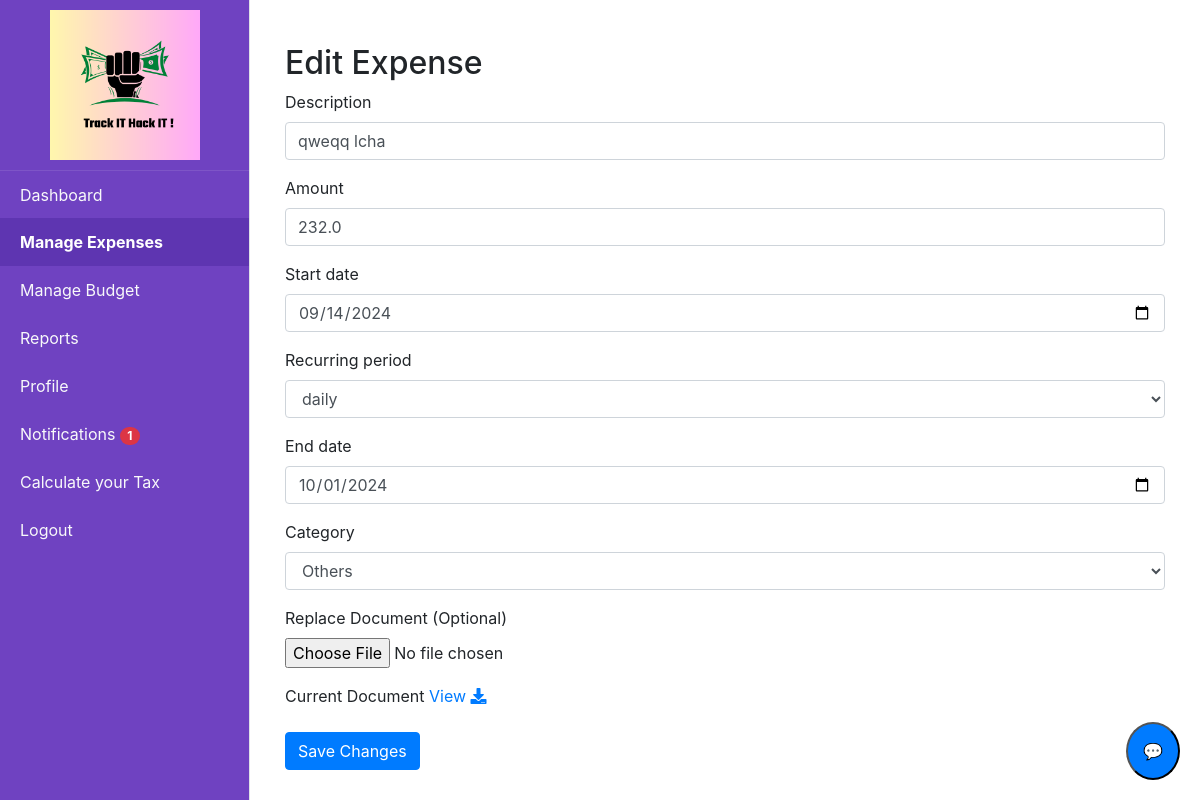
Screenshot of /edit_recurring_expense/1 (signed in) with the database file from the repository.
### tables this page shows
CREATE TABLE recurring_expenses (id INTEGER PRIMARY KEY AUTOINCREMENT, user_id INTEGER NOT NULL, description TEXT NOT NULL, amount REAL NOT NULL, start_date DATE NOT NULL, period TEXT NOT NULL, category_id INTEGER NOT NULL REFERENCES category (id), next_due_date DATE NOT NULL, end_date DATE, document TEXT, FOREIGN KEY (user_id) REFERENCES users (id));

CREATE TABLE choices (id INTEGER PRIMARY KEY AUTOINCREMENT, choice TEXT);

CREATE TABLE category (id INTEGER PRIMARY KEY AUTOINCREMENT, name TEXT NOT NULL, is_income INTEGER DEFAULT (0));

### app.py (the view, shortened to what this page needs)
@app.route('/edit_recurring_expense/<int:expense_id>', methods=['GET', 'POST'])
@login_required
def edit_recurring_expense(expense_id):
    expense = query_db('SELECT * FROM recurring_expenses WHERE id = ? AND user_id = ?', [expense_id, current_user.id], one=True)
    if not expense:
        flash('Expense not found or unauthorized access.', 'danger')
        return redirect(url_for('view_recurring_expenses'))
    categories = query_db('SELECT * FROM category')
    period = query_db('SELECT * FROM choices')
    return render_template('edit_recurring_expenses.html', expense=expense, categories=categories,period=period)

### app.py (called while the page is built)
@login_manager.user_loader
def load_user(user_id):
    return get_user_by_id(user_id)

@app.after_request
def after_request(response):
    response.headers["Cache-Control"] = "no-cache, no-store, must-revalidate"
    return response

@app.context_processor
def inject_unread_notifications():
    if current_user.is_authenticated:
        unread_count = query_db('''
            SELECT COUNT(*)
            FROM notifications
            WHERE user_id = ? AND is_read = 0
        ''', [current_user.id], one=True)
        return dict(unread_count=unread_count[0] if unread_count else 0)
    return dict(unread_count=0)

### database.py (called while the page is built)
def get_db():
    return sqlite3.connect(DATABASE)

def query_db(query, args=(), one=False):
    cur = get_db().execute(query, args)
    rv = cur.fetchall()
    cur.close()
    return (rv[0] if rv else None) if one else rv

def get_user_by_id(user_id):
    conn = sqlite3.connect(DATABASE)
    cursor = conn.cursor()
    cursor.execute('SELECT * FROM users WHERE id = ?', (user_id,))
    user = cursor.fetchone()
    conn.close()
    if user:
        return User(id=user[0], username=user[1], email=user[2], password=user[3])
    return None

### templates/edit_recurring_expenses.html
{% extends "home.html" %}
{% block content %}
<div class="container mt-4">
    <h2>Edit Expense</h2>
    <form action="{{ url_for('edit_recurring_expense', expense_id=expense[0]) }}" method="POST" enctype="multipart/form-data">
        <div class="form-group">
            <label for="description">Description</label>
            <input type="text" class="form-control" id="description" name="description" value="{{ expense[2] }}" required>
        </div>
        <div class="form-group">
            <label for="amount">Amount</label>
            <input type="number" step="0.01" class="form-control" id="amount" name="amount" value="{{ expense[3] }}" required>
        </div>
        <div class="form-group">
            <label for="date">Start date</label>
            <input type="date" class="form-control" id="Startdate" name="Startdate" value="{{ expense[4] }}" required>
        </div>
        <div class="form-group">
            <label for="category">Recurring period</label>
            <select class="form-control" id="period" name="period" required>
                {% for choice in period %}
                    <option value="{{ choice[1] }}" {% if expense[5] == choice[1] %}selected{% endif %}>{{ choice[1] }}</option>
                {% endfor %}
            </select>
        </div>
        <div class="form-group">
            <label for="date">End date</label>
            <input type="date" class="form-control" id="Enddate" name="Enddate" value="{{ expense[8] }}" required>
        </div>
        <div class="form-group">
            <label for="category">Category</label>
            <select class="form-control" id="category" name="category" required>
                {% for category in categories %}
                    <option value="{{ category[0] }}" {% if expense[6] == category[0] %}selected{% endif %}>{{ category[1] }}</option>
                {% endfor %}
            </select>
        </div>
        <div class="form-group">
            <label for="document">Replace Document (Optional)</label>
            <input type="file" class="form-control-file" id="document" name="document">
        </div>
       {% if expense[9] %}
        <div class="form-group">
            <label>Current Document</label>
             {% if expense[9] %}
              <a href="{{ url_for('uploaded_file', filename= expense[9]) }}" target="_blank">View</a></small>
            {% endif %}
                <a href="{{ url_for('download_file', filename=expense[9].split('/')[-1])  }}" class="fas fa-download"></a>
        </div>
    {% endif %}
        <button type="submit" class="btn btn-primary">Save Changes</button>
    </form>
</div>
{% endblock %}

### rows the page displays
recurring_expenses: description "qweqq lcha", amount "232.0", Startdate "09/14/2024", period "daily", Enddate "10/01/2024", category "Others"

### other values shown
{{ unread_count }} "1"
